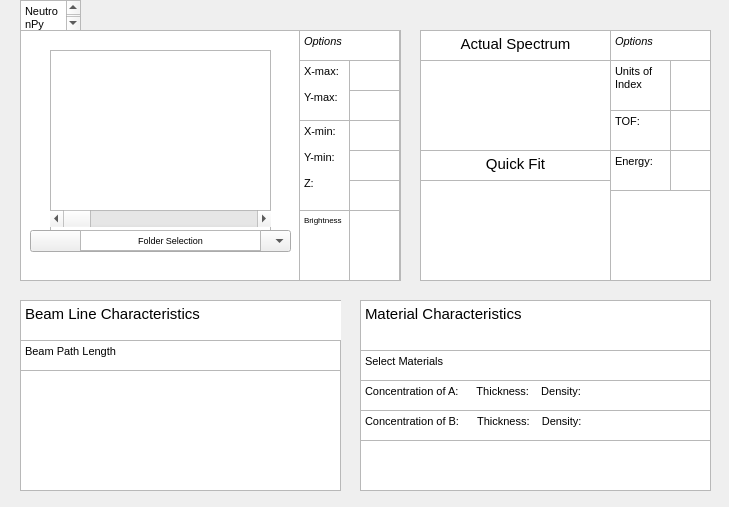
<?xml version="1.0" encoding="UTF-8"?>
<ui version="4.0">
 <class>NeutronPytest1</class>
 <widget class="QWidget" name="NeutronPytest1">
  <property name="geometry">
   <rect>
    <x>0</x>
    <y>0</y>
    <width>729</width>
    <height>507</height>
   </rect>
  </property>
  <property name="windowTitle">
   <string>NeutronPytest1</string>
  </property>
  <widget class="QFrame" name="frame">
   <property name="geometry">
    <rect>
     <x>20</x>
     <y>30</y>
     <width>381</width>
     <height>251</height>
    </rect>
   </property>
   <widget class="QFrame" name="frame_5">
    <property name="geometry">
     <rect>
      <x>30</x>
      <y>20</y>
      <width>221</width>
      <height>181</height>
     </rect>
    </property>
    <property name="frameShape">
     <enum>QFrame::StyledPanel</enum>
    </property>
    <property name="frameShadow">
     <enum>QFrame::Raised</enum>
    </property>
    <widget class="QScrollBar" name="horizontalScrollBar">
     <property name="geometry">
      <rect>
       <x>0</x>
       <y>160</y>
       <width>221</width>
       <height>17</height>
      </rect>
     </property>
     <property name="orientation">
      <enum>Qt::Horizontal</enum>
     </property>
    </widget>
   </widget>
   <widget class="QComboBox" name="comboBox">
    <property name="geometry">
     <rect>
      <x>10</x>
      <y>200</y>
      <width>261</width>
      <height>22</height>
     </rect>
    </property>
   </widget>
   <widget class="QTextBrowser" name="textBrowser_2">
    <property name="geometry">
     <rect>
      <x>60</x>
      <y>200</y>
      <width>181</width>
      <height>21</height>
     </rect>
    </property>
    <property name="html">
     <string>&lt;!DOCTYPE HTML PUBLIC &quot;-//W3C//DTD HTML 4.0//EN&quot; &quot;http://www.w3.org/TR/REC-html40/strict.dtd&quot;&gt;
&lt;html&gt;&lt;head&gt;&lt;meta name=&quot;qrichtext&quot; content=&quot;1&quot; /&gt;&lt;style type=&quot;text/css&quot;&gt;
p, li { white-space: pre-wrap; }
&lt;/style&gt;&lt;/head&gt;&lt;body style=&quot; font-family:'MS Shell Dlg 2'; font-size:8.25pt; font-weight:400; font-style:normal;&quot;&gt;
&lt;p align=&quot;center&quot; style=&quot; margin-top:0px; margin-bottom:0px; margin-left:0px; margin-right:0px; -qt-block-indent:0; text-indent:0px;&quot;&gt;&lt;span style=&quot; font-size:7pt;&quot;&gt;Folder Selection&lt;/span&gt;&lt;/p&gt;&lt;/body&gt;&lt;/html&gt;</string>
    </property>
   </widget>
   <widget class="QFrame" name="frame_6">
    <property name="geometry">
     <rect>
      <x>279</x>
      <y>0</y>
      <width>101</width>
      <height>251</height>
     </rect>
    </property>
    <property name="frameShape">
     <enum>QFrame::StyledPanel</enum>
    </property>
    <property name="frameShadow">
     <enum>QFrame::Raised</enum>
    </property>
    <widget class="QFrame" name="frame_7">
     <property name="geometry">
      <rect>
       <x>0</x>
       <y>0</y>
       <width>101</width>
       <height>31</height>
      </rect>
     </property>
     <property name="frameShape">
      <enum>QFrame::StyledPanel</enum>
     </property>
     <property name="frameShadow">
      <enum>QFrame::Raised</enum>
     </property>
     <widget class="QTextBrowser" name="textBrowser_3">
      <property name="geometry">
       <rect>
        <x>0</x>
        <y>0</y>
        <width>101</width>
        <height>31</height>
       </rect>
      </property>
      <property name="html">
       <string>&lt;!DOCTYPE HTML PUBLIC &quot;-//W3C//DTD HTML 4.0//EN&quot; &quot;http://www.w3.org/TR/REC-html40/strict.dtd&quot;&gt;
&lt;html&gt;&lt;head&gt;&lt;meta name=&quot;qrichtext&quot; content=&quot;1&quot; /&gt;&lt;style type=&quot;text/css&quot;&gt;
p, li { white-space: pre-wrap; }
&lt;/style&gt;&lt;/head&gt;&lt;body style=&quot; font-family:'MS Shell Dlg 2'; font-size:8.25pt; font-weight:400; font-style:normal;&quot;&gt;
&lt;p style=&quot; margin-top:0px; margin-bottom:0px; margin-left:0px; margin-right:0px; -qt-block-indent:0; text-indent:0px;&quot;&gt;&lt;span style=&quot; font-style:italic;&quot;&gt;Options&lt;/span&gt;&lt;/p&gt;&lt;/body&gt;&lt;/html&gt;</string>
      </property>
     </widget>
    </widget>
    <widget class="QFrame" name="frame_8">
     <property name="geometry">
      <rect>
       <x>0</x>
       <y>30</y>
       <width>101</width>
       <height>61</height>
      </rect>
     </property>
     <property name="frameShape">
      <enum>QFrame::StyledPanel</enum>
     </property>
     <property name="frameShadow">
      <enum>QFrame::Raised</enum>
     </property>
     <widget class="QTextBrowser" name="textBrowser_4">
      <property name="geometry">
       <rect>
        <x>0</x>
        <y>0</y>
        <width>51</width>
        <height>81</height>
       </rect>
      </property>
      <property name="html">
       <string>&lt;!DOCTYPE HTML PUBLIC &quot;-//W3C//DTD HTML 4.0//EN&quot; &quot;http://www.w3.org/TR/REC-html40/strict.dtd&quot;&gt;
&lt;html&gt;&lt;head&gt;&lt;meta name=&quot;qrichtext&quot; content=&quot;1&quot; /&gt;&lt;style type=&quot;text/css&quot;&gt;
p, li { white-space: pre-wrap; }
&lt;/style&gt;&lt;/head&gt;&lt;body style=&quot; font-family:'MS Shell Dlg 2'; font-size:8.25pt; font-weight:400; font-style:normal;&quot;&gt;
&lt;p style=&quot; margin-top:0px; margin-bottom:0px; margin-left:0px; margin-right:0px; -qt-block-indent:0; text-indent:0px;&quot;&gt;X-max:&lt;/p&gt;
&lt;p style=&quot;-qt-paragraph-type:empty; margin-top:0px; margin-bottom:0px; margin-left:0px; margin-right:0px; -qt-block-indent:0; text-indent:0px;&quot;&gt;&lt;br /&gt;&lt;/p&gt;
&lt;p style=&quot; margin-top:0px; margin-bottom:0px; margin-left:0px; margin-right:0px; -qt-block-indent:0; text-indent:0px;&quot;&gt;Y-max:&lt;/p&gt;&lt;/body&gt;&lt;/html&gt;</string>
      </property>
     </widget>
     <widget class="QTextEdit" name="textEdit">
      <property name="geometry">
       <rect>
        <x>50</x>
        <y>0</y>
        <width>51</width>
        <height>31</height>
       </rect>
      </property>
      <property name="html">
       <string>&lt;!DOCTYPE HTML PUBLIC &quot;-//W3C//DTD HTML 4.0//EN&quot; &quot;http://www.w3.org/TR/REC-html40/strict.dtd&quot;&gt;
&lt;html&gt;&lt;head&gt;&lt;meta name=&quot;qrichtext&quot; content=&quot;1&quot; /&gt;&lt;style type=&quot;text/css&quot;&gt;
p, li { white-space: pre-wrap; }
&lt;/style&gt;&lt;/head&gt;&lt;body style=&quot; font-family:'MS Shell Dlg 2'; font-size:8.25pt; font-weight:400; font-style:normal;&quot;&gt;
&lt;p style=&quot;-qt-paragraph-type:empty; margin-top:0px; margin-bottom:0px; margin-left:0px; margin-right:0px; -qt-block-indent:0; text-indent:0px;&quot;&gt;&lt;br /&gt;&lt;/p&gt;&lt;/body&gt;&lt;/html&gt;</string>
      </property>
     </widget>
     <widget class="QTextEdit" name="textEdit_2">
      <property name="geometry">
       <rect>
        <x>50</x>
        <y>30</y>
        <width>51</width>
        <height>31</height>
       </rect>
      </property>
     </widget>
    </widget>
    <widget class="QFrame" name="frame_9">
     <property name="geometry">
      <rect>
       <x>0</x>
       <y>90</y>
       <width>101</width>
       <height>91</height>
      </rect>
     </property>
     <property name="frameShape">
      <enum>QFrame::StyledPanel</enum>
     </property>
     <property name="frameShadow">
      <enum>QFrame::Raised</enum>
     </property>
     <widget class="QTextBrowser" name="textBrowser_5">
      <property name="geometry">
       <rect>
        <x>0</x>
        <y>0</y>
        <width>51</width>
        <height>91</height>
       </rect>
      </property>
      <property name="html">
       <string>&lt;!DOCTYPE HTML PUBLIC &quot;-//W3C//DTD HTML 4.0//EN&quot; &quot;http://www.w3.org/TR/REC-html40/strict.dtd&quot;&gt;
&lt;html&gt;&lt;head&gt;&lt;meta name=&quot;qrichtext&quot; content=&quot;1&quot; /&gt;&lt;style type=&quot;text/css&quot;&gt;
p, li { white-space: pre-wrap; }
&lt;/style&gt;&lt;/head&gt;&lt;body style=&quot; font-family:'MS Shell Dlg 2'; font-size:8.25pt; font-weight:400; font-style:normal;&quot;&gt;
&lt;p style=&quot; margin-top:0px; margin-bottom:0px; margin-left:0px; margin-right:0px; -qt-block-indent:0; text-indent:0px;&quot;&gt;X-min:&lt;/p&gt;
&lt;p style=&quot;-qt-paragraph-type:empty; margin-top:0px; margin-bottom:0px; margin-left:0px; margin-right:0px; -qt-block-indent:0; text-indent:0px;&quot;&gt;&lt;br /&gt;&lt;/p&gt;
&lt;p style=&quot; margin-top:0px; margin-bottom:0px; margin-left:0px; margin-right:0px; -qt-block-indent:0; text-indent:0px;&quot;&gt;Y-min:&lt;/p&gt;
&lt;p style=&quot;-qt-paragraph-type:empty; margin-top:0px; margin-bottom:0px; margin-left:0px; margin-right:0px; -qt-block-indent:0; text-indent:0px;&quot;&gt;&lt;br /&gt;&lt;/p&gt;
&lt;p style=&quot; margin-top:0px; margin-bottom:0px; margin-left:0px; margin-right:0px; -qt-block-indent:0; text-indent:0px;&quot;&gt;Z:&lt;/p&gt;&lt;/body&gt;&lt;/html&gt;</string>
      </property>
     </widget>
     <widget class="QTextEdit" name="textEdit_3">
      <property name="geometry">
       <rect>
        <x>50</x>
        <y>0</y>
        <width>51</width>
        <height>31</height>
       </rect>
      </property>
     </widget>
     <widget class="QTextEdit" name="textEdit_4">
      <property name="geometry">
       <rect>
        <x>50</x>
        <y>30</y>
        <width>51</width>
        <height>31</height>
       </rect>
      </property>
     </widget>
     <widget class="QTextEdit" name="textEdit_5">
      <property name="geometry">
       <rect>
        <x>50</x>
        <y>60</y>
        <width>51</width>
        <height>31</height>
       </rect>
      </property>
     </widget>
    </widget>
    <widget class="QTextBrowser" name="textBrowser_6">
     <property name="geometry">
      <rect>
       <x>0</x>
       <y>180</y>
       <width>51</width>
       <height>71</height>
      </rect>
     </property>
     <property name="html">
      <string>&lt;!DOCTYPE HTML PUBLIC &quot;-//W3C//DTD HTML 4.0//EN&quot; &quot;http://www.w3.org/TR/REC-html40/strict.dtd&quot;&gt;
&lt;html&gt;&lt;head&gt;&lt;meta name=&quot;qrichtext&quot; content=&quot;1&quot; /&gt;&lt;style type=&quot;text/css&quot;&gt;
p, li { white-space: pre-wrap; }
&lt;/style&gt;&lt;/head&gt;&lt;body style=&quot; font-family:'MS Shell Dlg 2'; font-size:8.25pt; font-weight:400; font-style:normal;&quot;&gt;
&lt;p style=&quot; margin-top:0px; margin-bottom:0px; margin-left:0px; margin-right:0px; -qt-block-indent:0; text-indent:0px;&quot;&gt;&lt;span style=&quot; font-size:6pt;&quot;&gt;Brightness&lt;/span&gt;&lt;/p&gt;&lt;/body&gt;&lt;/html&gt;</string>
     </property>
    </widget>
    <widget class="QTextEdit" name="textEdit_6">
     <property name="geometry">
      <rect>
       <x>50</x>
       <y>180</y>
       <width>51</width>
       <height>71</height>
      </rect>
     </property>
    </widget>
    <widget class="QGraphicsView" name="graphicsView_6">
     <property name="geometry">
      <rect>
       <x>100</x>
       <y>0</y>
       <width>321</width>
       <height>251</height>
      </rect>
     </property>
    </widget>
   </widget>
   <widget class="QGraphicsView" name="graphicsView_2">
    <property name="geometry">
     <rect>
      <x>0</x>
      <y>0</y>
      <width>256</width>
      <height>192</height>
     </rect>
    </property>
   </widget>
   <widget class="QGraphicsView" name="graphicsView_3">
    <property name="geometry">
     <rect>
      <x>0</x>
      <y>0</y>
      <width>381</width>
      <height>251</height>
     </rect>
    </property>
   </widget>
   <zorder>graphicsView_2</zorder>
   <zorder>graphicsView_3</zorder>
   <zorder>frame_5</zorder>
   <zorder>comboBox</zorder>
   <zorder>textBrowser_2</zorder>
   <zorder>frame_6</zorder>
  </widget>
  <widget class="QFrame" name="frame_2">
   <property name="geometry">
    <rect>
     <x>420</x>
     <y>30</y>
     <width>291</width>
     <height>251</height>
    </rect>
   </property>
   <property name="frameShape">
    <enum>QFrame::StyledPanel</enum>
   </property>
   <property name="frameShadow">
    <enum>QFrame::Raised</enum>
   </property>
   <widget class="QGraphicsView" name="graphicsView_7">
    <property name="geometry">
     <rect>
      <x>0</x>
      <y>0</y>
      <width>291</width>
      <height>251</height>
     </rect>
    </property>
   </widget>
   <widget class="QTextBrowser" name="textBrowser_13">
    <property name="geometry">
     <rect>
      <x>190</x>
      <y>0</y>
      <width>101</width>
      <height>31</height>
     </rect>
    </property>
    <property name="html">
     <string>&lt;!DOCTYPE HTML PUBLIC &quot;-//W3C//DTD HTML 4.0//EN&quot; &quot;http://www.w3.org/TR/REC-html40/strict.dtd&quot;&gt;
&lt;html&gt;&lt;head&gt;&lt;meta name=&quot;qrichtext&quot; content=&quot;1&quot; /&gt;&lt;style type=&quot;text/css&quot;&gt;
p, li { white-space: pre-wrap; }
&lt;/style&gt;&lt;/head&gt;&lt;body style=&quot; font-family:'MS Shell Dlg 2'; font-size:8.25pt; font-weight:400; font-style:normal;&quot;&gt;
&lt;p style=&quot; margin-top:0px; margin-bottom:0px; margin-left:0px; margin-right:0px; -qt-block-indent:0; text-indent:0px;&quot;&gt;&lt;span style=&quot; font-style:italic;&quot;&gt;Options&lt;/span&gt;&lt;/p&gt;&lt;/body&gt;&lt;/html&gt;</string>
    </property>
   </widget>
   <widget class="QTextBrowser" name="textBrowser_14">
    <property name="geometry">
     <rect>
      <x>190</x>
      <y>30</y>
      <width>61</width>
      <height>51</height>
     </rect>
    </property>
    <property name="html">
     <string>&lt;!DOCTYPE HTML PUBLIC &quot;-//W3C//DTD HTML 4.0//EN&quot; &quot;http://www.w3.org/TR/REC-html40/strict.dtd&quot;&gt;
&lt;html&gt;&lt;head&gt;&lt;meta name=&quot;qrichtext&quot; content=&quot;1&quot; /&gt;&lt;style type=&quot;text/css&quot;&gt;
p, li { white-space: pre-wrap; }
&lt;/style&gt;&lt;/head&gt;&lt;body style=&quot; font-family:'MS Shell Dlg 2'; font-size:8.25pt; font-weight:400; font-style:normal;&quot;&gt;
&lt;p style=&quot; margin-top:0px; margin-bottom:0px; margin-left:0px; margin-right:0px; -qt-block-indent:0; text-indent:0px;&quot;&gt;Units of Index&lt;/p&gt;&lt;/body&gt;&lt;/html&gt;</string>
    </property>
   </widget>
   <widget class="QTextBrowser" name="textBrowser_15">
    <property name="geometry">
     <rect>
      <x>190</x>
      <y>80</y>
      <width>101</width>
      <height>41</height>
     </rect>
    </property>
    <property name="html">
     <string>&lt;!DOCTYPE HTML PUBLIC &quot;-//W3C//DTD HTML 4.0//EN&quot; &quot;http://www.w3.org/TR/REC-html40/strict.dtd&quot;&gt;
&lt;html&gt;&lt;head&gt;&lt;meta name=&quot;qrichtext&quot; content=&quot;1&quot; /&gt;&lt;style type=&quot;text/css&quot;&gt;
p, li { white-space: pre-wrap; }
&lt;/style&gt;&lt;/head&gt;&lt;body style=&quot; font-family:'MS Shell Dlg 2'; font-size:8.25pt; font-weight:400; font-style:normal;&quot;&gt;
&lt;p style=&quot; margin-top:0px; margin-bottom:0px; margin-left:0px; margin-right:0px; -qt-block-indent:0; text-indent:0px;&quot;&gt;TOF:&lt;/p&gt;&lt;/body&gt;&lt;/html&gt;</string>
    </property>
   </widget>
   <widget class="QTextBrowser" name="textBrowser_16">
    <property name="geometry">
     <rect>
      <x>190</x>
      <y>120</y>
      <width>101</width>
      <height>41</height>
     </rect>
    </property>
    <property name="html">
     <string>&lt;!DOCTYPE HTML PUBLIC &quot;-//W3C//DTD HTML 4.0//EN&quot; &quot;http://www.w3.org/TR/REC-html40/strict.dtd&quot;&gt;
&lt;html&gt;&lt;head&gt;&lt;meta name=&quot;qrichtext&quot; content=&quot;1&quot; /&gt;&lt;style type=&quot;text/css&quot;&gt;
p, li { white-space: pre-wrap; }
&lt;/style&gt;&lt;/head&gt;&lt;body style=&quot; font-family:'MS Shell Dlg 2'; font-size:8.25pt; font-weight:400; font-style:normal;&quot;&gt;
&lt;p style=&quot; margin-top:0px; margin-bottom:0px; margin-left:0px; margin-right:0px; -qt-block-indent:0; text-indent:0px;&quot;&gt;Energy:&lt;/p&gt;&lt;/body&gt;&lt;/html&gt;</string>
    </property>
   </widget>
   <widget class="QTextEdit" name="textEdit_7">
    <property name="geometry">
     <rect>
      <x>250</x>
      <y>30</y>
      <width>41</width>
      <height>51</height>
     </rect>
    </property>
   </widget>
   <widget class="QTextEdit" name="textEdit_8">
    <property name="geometry">
     <rect>
      <x>250</x>
      <y>80</y>
      <width>41</width>
      <height>41</height>
     </rect>
    </property>
   </widget>
   <widget class="QTextEdit" name="textEdit_9">
    <property name="geometry">
     <rect>
      <x>250</x>
      <y>120</y>
      <width>41</width>
      <height>41</height>
     </rect>
    </property>
   </widget>
   <widget class="QTextBrowser" name="textBrowser_17">
    <property name="geometry">
     <rect>
      <x>190</x>
      <y>160</y>
      <width>101</width>
      <height>91</height>
     </rect>
    </property>
   </widget>
   <widget class="QTextBrowser" name="textBrowser_18">
    <property name="geometry">
     <rect>
      <x>0</x>
      <y>0</y>
      <width>191</width>
      <height>31</height>
     </rect>
    </property>
    <property name="html">
     <string>&lt;!DOCTYPE HTML PUBLIC &quot;-//W3C//DTD HTML 4.0//EN&quot; &quot;http://www.w3.org/TR/REC-html40/strict.dtd&quot;&gt;
&lt;html&gt;&lt;head&gt;&lt;meta name=&quot;qrichtext&quot; content=&quot;1&quot; /&gt;&lt;style type=&quot;text/css&quot;&gt;
p, li { white-space: pre-wrap; }
&lt;/style&gt;&lt;/head&gt;&lt;body style=&quot; font-family:'MS Shell Dlg 2'; font-size:8.25pt; font-weight:400; font-style:normal;&quot;&gt;
&lt;p align=&quot;center&quot; style=&quot; margin-top:0px; margin-bottom:0px; margin-left:0px; margin-right:0px; -qt-block-indent:0; text-indent:0px;&quot;&gt;&lt;span style=&quot; font-size:11pt;&quot;&gt;Actual Spectrum&lt;/span&gt;&lt;/p&gt;&lt;/body&gt;&lt;/html&gt;</string>
    </property>
   </widget>
   <widget class="QTextBrowser" name="textBrowser_19">
    <property name="geometry">
     <rect>
      <x>0</x>
      <y>120</y>
      <width>191</width>
      <height>31</height>
     </rect>
    </property>
    <property name="html">
     <string>&lt;!DOCTYPE HTML PUBLIC &quot;-//W3C//DTD HTML 4.0//EN&quot; &quot;http://www.w3.org/TR/REC-html40/strict.dtd&quot;&gt;
&lt;html&gt;&lt;head&gt;&lt;meta name=&quot;qrichtext&quot; content=&quot;1&quot; /&gt;&lt;style type=&quot;text/css&quot;&gt;
p, li { white-space: pre-wrap; }
&lt;/style&gt;&lt;/head&gt;&lt;body style=&quot; font-family:'MS Shell Dlg 2'; font-size:8.25pt; font-weight:400; font-style:normal;&quot;&gt;
&lt;p align=&quot;center&quot; style=&quot; margin-top:0px; margin-bottom:0px; margin-left:0px; margin-right:0px; -qt-block-indent:0; text-indent:0px;&quot;&gt;&lt;span style=&quot; font-size:11pt;&quot;&gt;Quick Fit&lt;/span&gt;&lt;/p&gt;&lt;/body&gt;&lt;/html&gt;</string>
    </property>
   </widget>
  </widget>
  <widget class="QFrame" name="frame_3">
   <property name="geometry">
    <rect>
     <x>20</x>
     <y>300</y>
     <width>321</width>
     <height>191</height>
    </rect>
   </property>
   <property name="frameShape">
    <enum>QFrame::StyledPanel</enum>
   </property>
   <property name="frameShadow">
    <enum>QFrame::Raised</enum>
   </property>
   <widget class="QGraphicsView" name="graphicsView_4">
    <property name="geometry">
     <rect>
      <x>0</x>
      <y>0</y>
      <width>321</width>
      <height>191</height>
     </rect>
    </property>
   </widget>
   <widget class="QTextBrowser" name="textBrowser_7">
    <property name="geometry">
     <rect>
      <x>0</x>
      <y>0</y>
      <width>331</width>
      <height>41</height>
     </rect>
    </property>
    <property name="html">
     <string>&lt;!DOCTYPE HTML PUBLIC &quot;-//W3C//DTD HTML 4.0//EN&quot; &quot;http://www.w3.org/TR/REC-html40/strict.dtd&quot;&gt;
&lt;html&gt;&lt;head&gt;&lt;meta name=&quot;qrichtext&quot; content=&quot;1&quot; /&gt;&lt;style type=&quot;text/css&quot;&gt;
p, li { white-space: pre-wrap; }
&lt;/style&gt;&lt;/head&gt;&lt;body style=&quot; font-family:'MS Shell Dlg 2'; font-size:8.25pt; font-weight:400; font-style:normal;&quot;&gt;
&lt;p style=&quot; margin-top:0px; margin-bottom:0px; margin-left:0px; margin-right:0px; -qt-block-indent:0; text-indent:0px;&quot;&gt;&lt;span style=&quot; font-size:11pt;&quot;&gt;Beam Line Characteristics&lt;/span&gt;&lt;/p&gt;&lt;/body&gt;&lt;/html&gt;</string>
    </property>
   </widget>
   <widget class="QTextBrowser" name="textBrowser_8">
    <property name="geometry">
     <rect>
      <x>0</x>
      <y>40</y>
      <width>321</width>
      <height>31</height>
     </rect>
    </property>
    <property name="html">
     <string>&lt;!DOCTYPE HTML PUBLIC &quot;-//W3C//DTD HTML 4.0//EN&quot; &quot;http://www.w3.org/TR/REC-html40/strict.dtd&quot;&gt;
&lt;html&gt;&lt;head&gt;&lt;meta name=&quot;qrichtext&quot; content=&quot;1&quot; /&gt;&lt;style type=&quot;text/css&quot;&gt;
p, li { white-space: pre-wrap; }
&lt;/style&gt;&lt;/head&gt;&lt;body style=&quot; font-family:'MS Shell Dlg 2'; font-size:8.25pt; font-weight:400; font-style:normal;&quot;&gt;
&lt;p style=&quot; margin-top:0px; margin-bottom:0px; margin-left:0px; margin-right:0px; -qt-block-indent:0; text-indent:0px;&quot;&gt;Beam Path Length&lt;/p&gt;&lt;/body&gt;&lt;/html&gt;</string>
    </property>
   </widget>
  </widget>
  <widget class="QFrame" name="frame_4">
   <property name="geometry">
    <rect>
     <x>360</x>
     <y>300</y>
     <width>351</width>
     <height>191</height>
    </rect>
   </property>
   <property name="frameShape">
    <enum>QFrame::StyledPanel</enum>
   </property>
   <property name="frameShadow">
    <enum>QFrame::Raised</enum>
   </property>
   <widget class="QGraphicsView" name="graphicsView_5">
    <property name="geometry">
     <rect>
      <x>0</x>
      <y>0</y>
      <width>351</width>
      <height>191</height>
     </rect>
    </property>
   </widget>
   <widget class="QTextBrowser" name="textBrowser_9">
    <property name="geometry">
     <rect>
      <x>0</x>
      <y>0</y>
      <width>351</width>
      <height>51</height>
     </rect>
    </property>
    <property name="html">
     <string>&lt;!DOCTYPE HTML PUBLIC &quot;-//W3C//DTD HTML 4.0//EN&quot; &quot;http://www.w3.org/TR/REC-html40/strict.dtd&quot;&gt;
&lt;html&gt;&lt;head&gt;&lt;meta name=&quot;qrichtext&quot; content=&quot;1&quot; /&gt;&lt;style type=&quot;text/css&quot;&gt;
p, li { white-space: pre-wrap; }
&lt;/style&gt;&lt;/head&gt;&lt;body style=&quot; font-family:'MS Shell Dlg 2'; font-size:8.25pt; font-weight:400; font-style:normal;&quot;&gt;
&lt;p style=&quot; margin-top:0px; margin-bottom:0px; margin-left:0px; margin-right:0px; -qt-block-indent:0; text-indent:0px;&quot;&gt;&lt;span style=&quot; font-size:11pt;&quot;&gt;Material Characteristics&lt;/span&gt;&lt;/p&gt;&lt;/body&gt;&lt;/html&gt;</string>
    </property>
   </widget>
   <widget class="QTextBrowser" name="textBrowser_10">
    <property name="geometry">
     <rect>
      <x>0</x>
      <y>50</y>
      <width>351</width>
      <height>31</height>
     </rect>
    </property>
    <property name="html">
     <string>&lt;!DOCTYPE HTML PUBLIC &quot;-//W3C//DTD HTML 4.0//EN&quot; &quot;http://www.w3.org/TR/REC-html40/strict.dtd&quot;&gt;
&lt;html&gt;&lt;head&gt;&lt;meta name=&quot;qrichtext&quot; content=&quot;1&quot; /&gt;&lt;style type=&quot;text/css&quot;&gt;
p, li { white-space: pre-wrap; }
&lt;/style&gt;&lt;/head&gt;&lt;body style=&quot; font-family:'MS Shell Dlg 2'; font-size:8.25pt; font-weight:400; font-style:normal;&quot;&gt;
&lt;p style=&quot; margin-top:0px; margin-bottom:0px; margin-left:0px; margin-right:0px; -qt-block-indent:0; text-indent:0px;&quot;&gt;Select Materials&lt;/p&gt;&lt;/body&gt;&lt;/html&gt;</string>
    </property>
   </widget>
   <widget class="QTextBrowser" name="textBrowser_11">
    <property name="geometry">
     <rect>
      <x>0</x>
      <y>80</y>
      <width>351</width>
      <height>31</height>
     </rect>
    </property>
    <property name="html">
     <string>&lt;!DOCTYPE HTML PUBLIC &quot;-//W3C//DTD HTML 4.0//EN&quot; &quot;http://www.w3.org/TR/REC-html40/strict.dtd&quot;&gt;
&lt;html&gt;&lt;head&gt;&lt;meta name=&quot;qrichtext&quot; content=&quot;1&quot; /&gt;&lt;style type=&quot;text/css&quot;&gt;
p, li { white-space: pre-wrap; }
&lt;/style&gt;&lt;/head&gt;&lt;body style=&quot; font-family:'MS Shell Dlg 2'; font-size:8.25pt; font-weight:400; font-style:normal;&quot;&gt;
&lt;p style=&quot; margin-top:0px; margin-bottom:0px; margin-left:0px; margin-right:0px; -qt-block-indent:0; text-indent:0px;&quot;&gt;Concentration of A:      Thickness:    Density:&lt;/p&gt;&lt;/body&gt;&lt;/html&gt;</string>
    </property>
   </widget>
   <widget class="QTextBrowser" name="textBrowser_12">
    <property name="geometry">
     <rect>
      <x>0</x>
      <y>110</y>
      <width>351</width>
      <height>31</height>
     </rect>
    </property>
    <property name="html">
     <string>&lt;!DOCTYPE HTML PUBLIC &quot;-//W3C//DTD HTML 4.0//EN&quot; &quot;http://www.w3.org/TR/REC-html40/strict.dtd&quot;&gt;
&lt;html&gt;&lt;head&gt;&lt;meta name=&quot;qrichtext&quot; content=&quot;1&quot; /&gt;&lt;style type=&quot;text/css&quot;&gt;
p, li { white-space: pre-wrap; }
&lt;/style&gt;&lt;/head&gt;&lt;body style=&quot; font-family:'MS Shell Dlg 2'; font-size:8.25pt; font-weight:400; font-style:normal;&quot;&gt;
&lt;p style=&quot; margin-top:0px; margin-bottom:0px; margin-left:0px; margin-right:0px; -qt-block-indent:0; text-indent:0px;&quot;&gt;Concentration of B:      Thickness:    Density:&lt;/p&gt;&lt;/body&gt;&lt;/html&gt;</string>
    </property>
   </widget>
  </widget>
  <widget class="QTextBrowser" name="textBrowser">
   <property name="geometry">
    <rect>
     <x>20</x>
     <y>0</y>
     <width>61</width>
     <height>31</height>
    </rect>
   </property>
   <property name="html">
    <string>&lt;!DOCTYPE HTML PUBLIC &quot;-//W3C//DTD HTML 4.0//EN&quot; &quot;http://www.w3.org/TR/REC-html40/strict.dtd&quot;&gt;
&lt;html&gt;&lt;head&gt;&lt;meta name=&quot;qrichtext&quot; content=&quot;1&quot; /&gt;&lt;style type=&quot;text/css&quot;&gt;
p, li { white-space: pre-wrap; }
&lt;/style&gt;&lt;/head&gt;&lt;body style=&quot; font-family:'MS Shell Dlg 2'; font-size:8.25pt; font-weight:400; font-style:normal;&quot;&gt;
&lt;p style=&quot; margin-top:0px; margin-bottom:0px; margin-left:0px; margin-right:0px; -qt-block-indent:0; text-indent:0px;&quot;&gt;NeutronPy&lt;/p&gt;&lt;/body&gt;&lt;/html&gt;</string>
   </property>
  </widget>
  <zorder>frame_2</zorder>
  <zorder>frame_3</zorder>
  <zorder>frame_4</zorder>
  <zorder>textBrowser</zorder>
  <zorder>verticalSpacer</zorder>
  <zorder>frame</zorder>
 </widget>
 <resources/>
 <connections/>
</ui>
